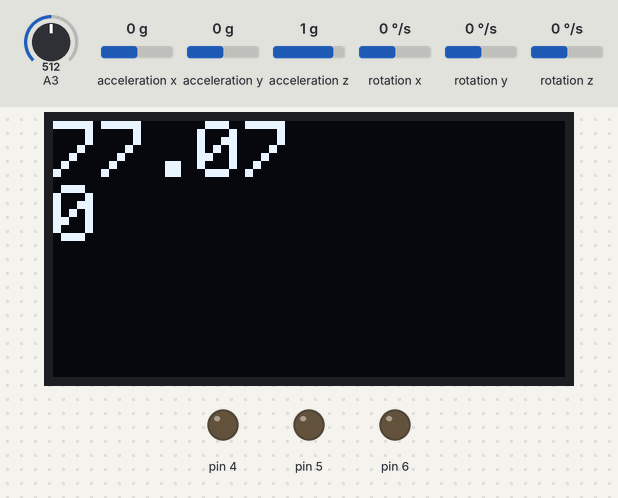
Simulated run of this sketch. Board: Arduino Uno, built with avr-gcc and run on an emulated ATmega328P. Parts: 128×64 one-colour display, output pins drawn as LEDs (lit = HIGH). Dashed ring = blinking. The test bench sets the inputs (shaded band); at power-on: rotation x 0 °/s, A3 = 512, acceleration x 0 g, acceleration y 0 g, acceleration z 1 g, rotation y 0 °/s, rotation z 0 °/s. The display library's start-up logo is not drawn; what the sketch prints to the serial monitor is not drawn.

Above: at 3.2 s.
3.3 s: rotation x set to 6 °/s
4.8 s: rotation x set to 9 °/s
At 4.94 s:
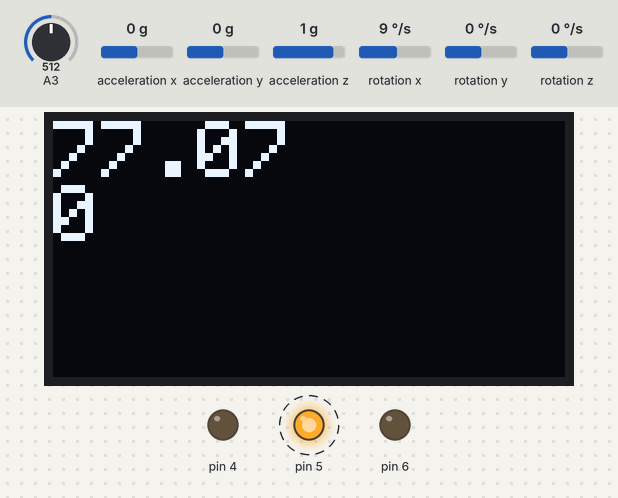
7.1 s: A3 set to 716
At 7.46 s:
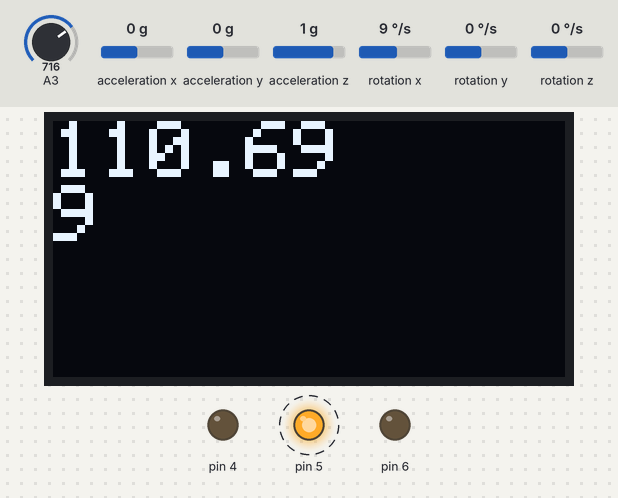
8.8 s: A3 set to 992
At 9.15 s:
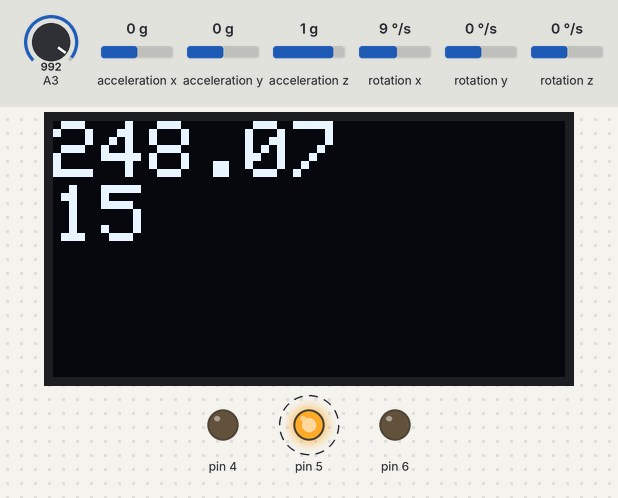
10.5 s: A3 set to 306
At 32.45 s:
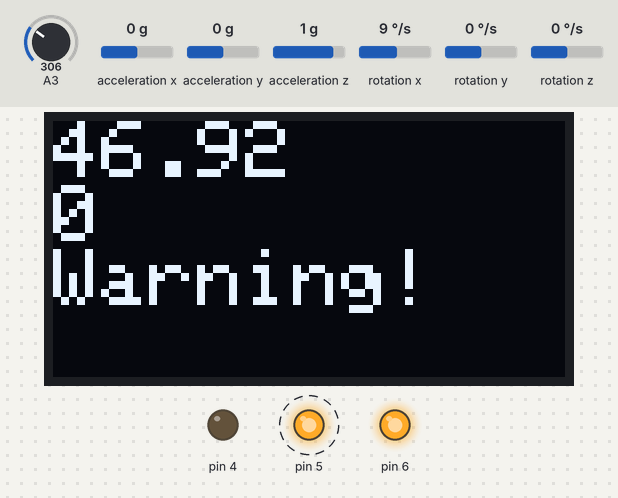
Timing chart, 0 to 34.0 s (numbered marks = the images above; inputs shaded):
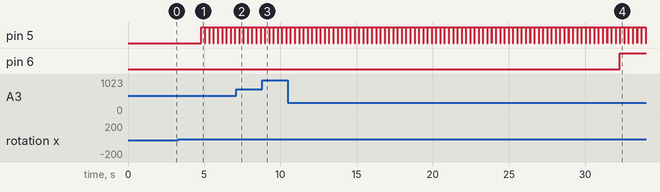

The sketch:

pneumoniaDetectionJugaadathon.ino
```cpp
#include <SPI.h>
#include <Wire.h>
#include <Adafruit_GFX.h>
#include <Adafruit_SSD1306.h>
#include <math.h>
#include <MPU6050.h>

//Temperature Sensor definitions
const int B=4275;                 // B value of the thermistor
const int R0 = 100000;            // R0 = 100k
unsigned long lastRecordTime;

//Respiration Sensor definitions
MPU6050 mpu;
int breathCount=0;
int breathStatus=0;

//OLED definitions
#define OLED_MOSI   9
#define OLED_CLK   10
#define OLED_DC    11
#define OLED_CS    12
#define OLED_RESET 13
Adafruit_SSD1306 display(OLED_MOSI, OLED_CLK, OLED_DC, OLED_RESET, OLED_CS);

#define LOGO16_GLCD_HEIGHT 16
#define LOGO16_GLCD_WIDTH  16
static const unsigned char PROGMEM logo16_glcd_bmp[] =
{ B00000000, B11000000,
  B00000001, B11000000,
  B00000001, B11000000,
  B00000011, B11100000,
  B11110011, B11100000,
  B11111110, B11111000,
  B01111110, B11111111,
  B00110011, B10011111,
  B00011111, B11111100,
  B00001101, B01110000,
  B00011011, B10100000,
  B00111111, B11100000,
  B00111111, B11110000,
  B01111100, B11110000,
  B01110000, B01110000,
  B00000000, B00110000 };

#if (SSD1306_LCDHEIGHT != 64)
#error("Height incorrect, please fix Adafruit_SSD1306.h!");
#endif


void setup() {

  pinMode(4, OUTPUT);
  pinMode(5, OUTPUT);
  pinMode(6, OUTPUT);

  Serial.begin(115200);

  // by default, we'll generate the high voltage from the 3.3v line internally! (neat!)
  display.begin(SSD1306_SWITCHCAPVCC);
  // init done

  // Show image buffer on the display hardware.
  // Since the buffer is intialized with an Adafruit splashscreen
  // internally, this will display the splashscreen.
  display.display();
  delay(2000);

  // Clear the buffer.
  display.clearDisplay();

  breathCount=0;

  Serial.println("Initialize MPU6050");
  while(!mpu.begin(MPU6050_SCALE_2000DPS, MPU6050_RANGE_2G))
  {
    Serial.println("Could not find a valid MPU6050 sensor, check wiring!");
    delay(500);
  }

  mpu.calibrateGyro();

  mpu.setThreshold(3);

  lastRecordTime=millis();
}

float checkTemperature()
{
  int a = analogRead(A3);
  float R = 1023.0/((float)a)-1.0;
  R = 100000.0*R;
  float temperatureC=1.0/(log(R/100000.0)/B+1/298.15)-273.15;//convert to temperature via datasheet ;
  float temperatureF = (temperatureC*1.8)+32;

  return temperatureF;
}

void checkBreathCount()
{
  Vector rawGyro = mpu.readRawGyro();
  if (rawGyro.XAxis>130)
  {
    breathCount++;
    digitalWrite(5, HIGH);
    delay(250);
    digitalWrite(5, LOW);
  }
}

void checkBreathStatus()
{
  if ((breathCount/2)>=30)
    {
      Serial.println("Warning!");
      lastRecordTime=millis();
      breathCount=0;
      breathStatus=2;
    }

    else if ((breathCount/2)<30)
    {
      Serial.println("No Worries!");
      lastRecordTime=millis();
      breathCount=0;
      breathStatus=1;
    }
}

void printOnSerial()
{
  Serial.print(breathCount);
  Serial.print("\t");
  Serial.print(checkTemperature());
  Serial.print("\t");
}

void displayOnOLED()
{
  display.setTextSize(2);
  display.setTextColor(WHITE);
  display.setCursor(0,0);
  display.println(checkTemperature());
  display.println(breathCount);
  switch(breathStatus)
  {
    case 1: display.println("Good"); digitalWrite(4, HIGH); digitalWrite(6, LOW); break;
    case 2: display.println("Warning!"); digitalWrite(4, LOW); digitalWrite(6, HIGH); break;

  }
  display.display();
  display.clearDisplay();
}


void loop() {

  checkBreathCount();
  if ((millis()-lastRecordTime)>30000)
  {
    checkBreathStatus();
  }

  printOnSerial();
  displayOnOLED();

  Serial.println();

}
```

Measured:
- the behaviour switches between 7 and 8 °/s on rotation x (found by bisection; images 0 and 1)
- after the input at 3.3 s, every drawn part: stays the same
- after the input at 4.8 s, pin 5: alternates HIGH for 0.25 s and LOW for 0.03 s, starting at once
